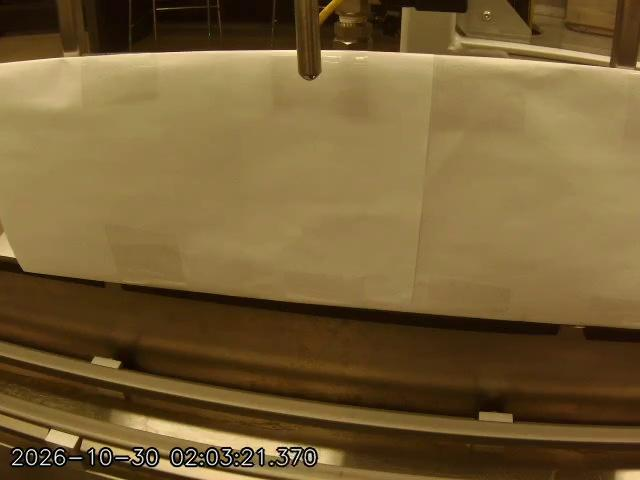
#> input picture data/10_29_26/vial_filled/images/vial_fill_20261030_020321_390000.jpg, 640 x 480 px
$ python -i color.py   (imports and definitions only)
#> lines starting #> are read from the running program, lines starting #| are printed output that depends on the picture
import cv2
import numpy as np
from skimage.color import deltaE_ciede2000, rgb2lab

from . import config as C


def bgr_to_lab(bgr):
    rgb = cv2.cvtColor(bgr, cv2.COLOR_BGR2RGB).astype(np.float64) / 255.0
    return rgb2lab(rgb)


def crop(img, roi):
    x, y, w, h = roi
    H, W = img.shape[:2]
    if x < 0 or y < 0 or w <= 0 or h <= 0 or x + w > W or y + h > H:
        raise ValueError(f"ROI {roi} outside image {W}x{H}")
    return img[y:y + h, x:x + w]


def de00(lab_a, lab_b):
    a = np.asarray(lab_a, dtype=float).reshape(-1, 1, 3)
    b = np.asarray(lab_b, dtype=float).reshape(-1, 1, 3)
    return deltaE_ciede2000(a, b).reshape(-1)


def measure_frame(bgr):
    """Median CIELAB of valid liquid pixels plus carrier-presence info."""
    lab = bgr_to_lab(crop(bgr, C.LIQUID_ROI)).reshape(-1, 3)
    valid = (lab[:, 0] > C.MIN_L) & (lab[:, 0] < C.MAX_L)
    n_valid = int(valid.sum())
    if n_valid >= C.MIN_VALID_PIXELS:
        L, a, b = np.median(lab[valid], axis=0)
    else:
        L = a = b = np.nan
    holder = bgr_to_lab(crop(bgr, C.HOLDER_ROI))[..., 0]
    dark_frac = float((holder < C.HOLDER_DARK_L).mean())
    return {
        "L": L, "a": a, "b": b,
        "n_valid_px": n_valid,
        "holder_dark_frac": dark_frac,
        "carrier_present": dark_frac >= C.HOLDER_MIN_DARK_FRAC,
    }

>>> import cv2
>>> picture = cv2.cvtColor(cv2.imread('../../data/10_29_26/vial_filled/images/vial_fill_20261030_020321_390000.jpg'), cv2.COLOR_BGR2RGB)
>>> result = measure_frame(picture)
#> in crop, `return img[y:y + h, x:x + w]`:
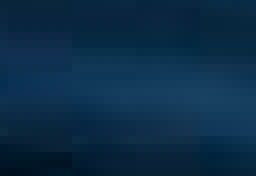
#> returned value: shape (22, 32, 3) (shown 8 times larger); mean of channels 0, 1, 2 71.4, 44.4, 11.2; drawn as B, G, R
#> in bgr_to_lab, `rgb = cv2.cvtColor(bgr, cv2.COLOR_BGR2RGB).astype(np.float64) / 255.0`:
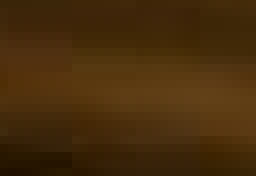
#> rgb: shape (22, 32, 3) float64 (shown 8 times larger); mean of channels 0, 1, 2 0.044, 0.174, 0.28; drawn as B, G, R
#> in bgr_to_lab, `return rgb2lab(rgb)`:
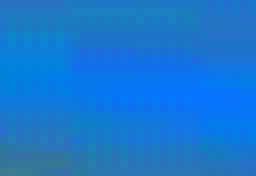
#> returned value: shape (22, 32, 3) float64 (shown 8 times larger); mean of channels 0, 1, 2 17.2, -0.9, -20.2; drawn with min black and max white
#> in measure_frame, `lab = bgr_to_lab(crop(bgr, C.LIQUID_ROI)).reshape(-1, 3)`: lab = 704 rows, first 8: [13.71, -1.95, -16.6], [13.71, -1.95, -16.6], [13.71, -1.95, -16.6], [13.71, -1.95, -16.6], [14.17, -2.05, -16.57], [14.17, -2.05, -16.57], [14.17, -2.05, -16.57], [14.17, -2.05, -16.57]
#> in measure_frame, `n_valid = int(valid.sum())`: n_valid = 704
#> in measure_frame, `L, a, b = np.median(lab[valid], axis=0)`: L = 16.32; a = -0.958; b = -19.8
#> call 2 of crop, with roi = (265, 210, 110, 45)
#> in crop (call 2), `return img[y:y + h, x:x + w]`:
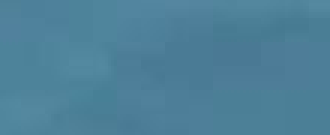
#> returned value: shape (45, 110, 3) (shown 3 times larger); mean of channels 0, 1, 2 152.6, 128.1, 77.1; drawn as B, G, R
#> in bgr_to_lab (call 2), `rgb = cv2.cvtColor(bgr, cv2.COLOR_BGR2RGB).astype(np.float64) / 255.0`:
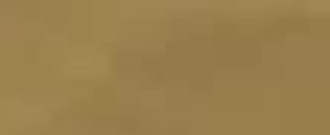
#> rgb: shape (45, 110, 3) float64 (shown 3 times larger); mean of channels 0, 1, 2 0.302, 0.502, 0.599; drawn as B, G, R
#> in bgr_to_lab (call 2), `return rgb2lab(rgb)`:
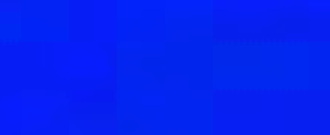
#> returned value: shape (45, 110, 3) float64 (shown 3 times larger); mean of channels 0, 1, 2 51.1, -10.1, -18.5; drawn with min black and max white
#> in measure_frame, `holder = bgr_to_lab(crop(bgr, C.HOLDER_ROI))[..., 0]`:
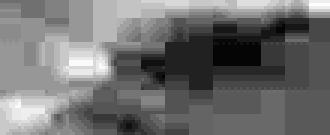
#> holder: shape (45, 110) float64 (shown 3 times larger); min 48.46, max 54.41, mean 51.1; drawn with min black and max white
#> in measure_frame, `dark_frac = float((holder < C.HOLDER_DARK_L).mean())`: dark_frac = 0
#> result = {'L': 16.32, 'a': -0.958, 'b': -19.8, 'n_valid_px': 704, 'holder_dark_frac': 0, 'carrier_present': False}
